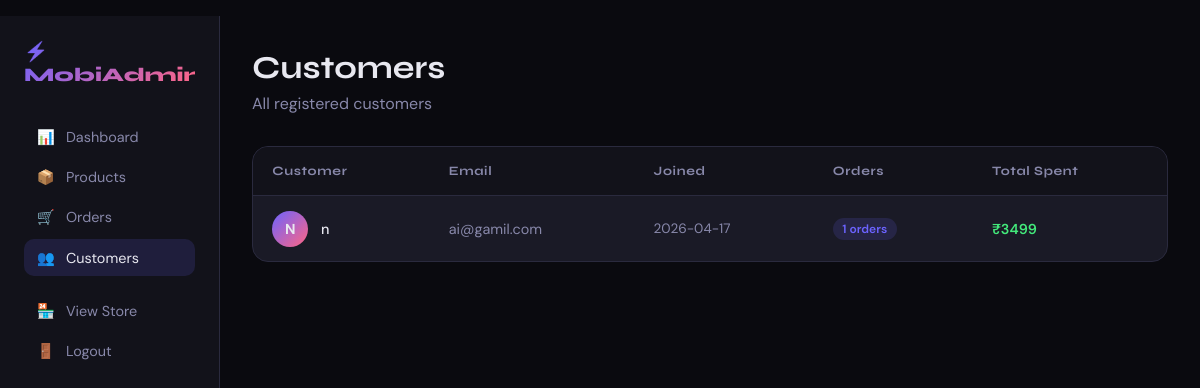
The page /admin/customers (signed in) on the database its author committed.
### tables this page shows
CREATE TABLE users (
            id INTEGER PRIMARY KEY AUTOINCREMENT,
            name TEXT NOT NULL,
            email TEXT UNIQUE NOT NULL,
            password TEXT NOT NULL,
            role TEXT DEFAULT 'customer',
            created_at TEXT DEFAULT CURRENT_TIMESTAMP
        );

### mobile_shop/app.py (the view)
@app.route('/admin/customers')
@login_required
@admin_required
def admin_customers():
    db = get_db()
    customers = db.execute('''SELECT u.*, COUNT(o.id) as order_count, SUM(o.total) as total_spent
                              FROM users u LEFT JOIN orders o ON u.id=o.user_id
                              WHERE u.role='customer' GROUP BY u.id''').fetchall()
    db.close()
    return render_template('admin/customers.html', customers=customers)

### mobile_shop/app.py (called while the page is built)
def get_db():
    conn = sqlite3.connect(DB)
    conn.row_factory = sqlite3.Row
    return conn

def login_required(f):
    @wraps(f)
    def decorated(*args, **kwargs):
        if 'user_id' not in session:
            flash('Please login first.', 'warning')
            return redirect(url_for('login'))
        return f(*args, **kwargs)
    return decorated

def admin_required(f):
    @wraps(f)
    def decorated(*args, **kwargs):
        if session.get('role') != 'admin':
            flash('Admin access only.', 'danger')
            return redirect(url_for('home'))
        return f(*args, **kwargs)
    return decorated

### mobile_shop/templates/admin/customers.html (shortened to what this page needs)
{% extends 'base.html' %}
{% block content %}
<div class="admin-layout">
  <div class="sidebar">
    <a href="{{ url_for('admin_dashboard') }}" class="sidebar-brand">⚡ MobiAdmin</a>
    <a href="{{ url_for('admin_dashboard') }}" class="sidebar-link"><span>📊</span>Dashboard</a>
    <a href="{{ url_for('admin_products') }}" class="sidebar-link"><span>📦</span>Products</a>
    <a href="{{ url_for('admin_orders') }}" class="sidebar-link"><span>🛒</span>Orders</a>
    <a href="{{ url_for('admin_customers') }}" class="sidebar-link active"><span>👥</span>Customers</a>
    <a href="{{ url_for('customer_home') }}" class="sidebar-link" style="margin-top:1rem;"><span>🏪</span>View Store</a>
    <a href="{{ url_for('logout') }}" class="sidebar-link"><span>🚪</span>Logout</a>
  </div>
  <div class="main-content">
    <div class="page-header"><h1>Customers</h1><p>All registered customers</p></div>
    <div class="table-wrap">
      <table>
        <thead><tr><th>Customer</th><th>Email</th><th>Joined</th><th>Orders</th><th>Total Spent</th></tr></thead>
        <tbody>
          {% for c in customers %}
          <tr>
            <td>
              <div style="display:flex;align-items:center;gap:.8rem;">
                <div class="avatar">{{ c.name[0].upper() }}</div>
                <span style="font-weight:500;">{{ c.name }}</span>
              </div>
            </td>
            <td style="color:var(--muted);">{{ c.email }}</td>
            <td style="color:var(--muted);font-size:.85rem;">{{ c.created_at[:10] }}</td>
            <td><span class="badge" style="background:rgba(108,99,255,.15);color:var(--accent);">{{ c.order_count or 0 }} orders</span></td>
            <td style="color:var(--accent3);font-weight:600;">₹{{ "%.0f"|format(c.total_spent or 0) }}</td>
          </tr>
          {% else %}
          <tr><td colspan="5" style="text-align:center;color:var(--muted);">No customers yet.</td></tr>
          {% endfor %}
        </tbody>
      </table>
    </div>
  </div>
</div>
{% endblock %}

### mobile_shop/templates/base.html (style rules this page uses)
:root { --bg: #0a0a0f; --surface: #12121a; --card: #1a1a26; --border: #2a2a3e; --accent: #6c63ff; --accent2: #ff6584; --accent3: #43e97b; --text: #e8e8f0; --muted: #8888aa; --white: #ffffff; }
* { margin:0; padding:0; box-sizing:border-box; }
body { background:var(--bg); color:var(--text); font-family:'DM Sans',sans-serif; min-height:100vh; }
h1,h2,h3,h4 { font-family:'Syne',sans-serif; }
.badge { display:inline-block; padding:.2rem .6rem; border-radius:20px; font-size:.75rem; font-weight:600; }
.page-header { margin-bottom:2rem; }
.page-header h1 { font-size:2rem; margin-bottom:.4rem; }
.page-header p { color:var(--muted); }
.table-wrap { background:var(--card); border-radius:16px; border:1px solid var(--border); overflow:hidden; }
table { width:100%; border-collapse:collapse; }
th { background:var(--surface); padding:1rem 1.2rem; text-align:left; font-family:'Syne',sans-serif; font-size:.8rem; letter-spacing:.05em; color:var(--muted); border-bottom:1px solid var(--border); }
td { padding:.9rem 1.2rem; border-bottom:1px solid var(--border); font-size:.9rem; }
tr:last-child td { border-bottom:none; }

### mobile_shop/templates/admin/customers.html (style rules this page uses)
.admin-layout { display:grid; grid-template-columns:220px 1fr; min-height:100vh; }
.sidebar { background:var(--surface); border-right:1px solid var(--border); padding:1.5rem; }
.sidebar-brand { font-family:'Syne',sans-serif; font-size:1.2rem; font-weight:800; background:linear-gradient(135deg,var(--accent),var(--accent2)); -webkit-background-clip:text; -webkit-text-fill-color:transparent; margin-bottom:2rem; display:block; text-decoration:none; }
.sidebar-link { display:flex; align-items:center; gap:.7rem; padding:.6rem .8rem; border-radius:10px; color:var(--muted); text-decoration:none; font-size:.9rem; transition:.2s; margin-bottom:.2rem; }
.sidebar-link:hover,.sidebar-link.active { background:rgba(108,99,255,.15); color:var(--text); }
.main-content { padding:2rem; }
.avatar { width:36px; height:36px; border-radius:50%; background:linear-gradient(135deg,var(--accent),var(--accent2)); display:flex; align-items:center; justify-content:center; font-weight:700; font-size:.9rem; }

### rows shown on the page
users: name "N", name "n", email "ai@gamil.com", created_at "2026-04-17", order_count "1", total_spent "3499"
